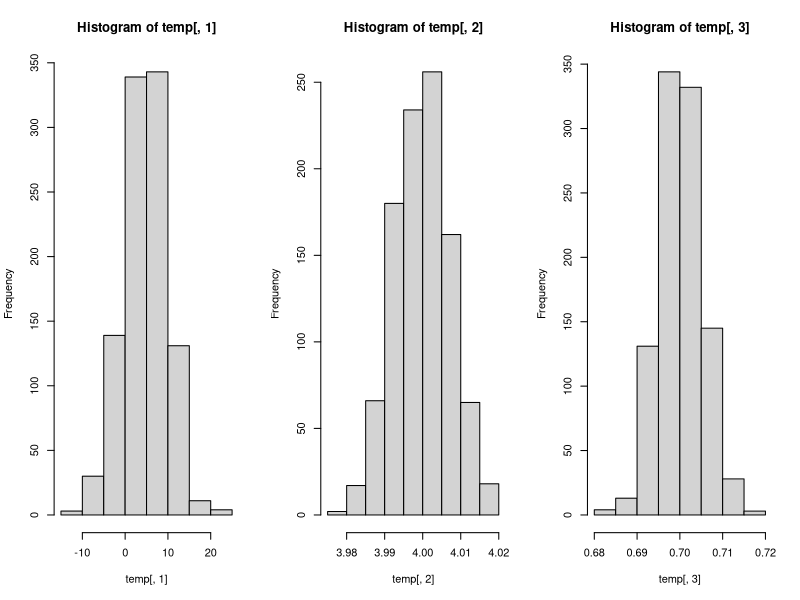

The R script that drew this image:
## ---- chunk 1

system.time({
  
n=1e4 # sample size
reps <- 1e3 # number of ols iterations
i <- 1
temp <- matrix(nrow = reps, ncol = 3)

for(i in 1:reps){
  
e <- rnorm(n=n, mean=0, sd=5)
x1 <- rnorm(n=n, mean=100, sd=7)
x2 <- rnorm(n=n, mean=1000, sd=10)

y <- 5+ 4* x1+ 0.7* x2 +e

X <- matrix(c(rep(1, n), x1, x2), nrow=n, ncol=3)

b_ols <- solve(crossprod(X, X)) %*% crossprod(X, y)

temp[i, 1] <- b_ols[1]
temp[i, 2] <- b_ols[2]
temp[i, 3] <- b_ols[3]


i <- i+1
}
})
  
dimnames(temp) <- list(c(), c("beta_0", "beta_1", "beta_2"))
  
mu_betas <- list()
mu_betas$beta_0 <- mean(temp[,1])
mu_betas$beta_1 <- mean(temp[,2])
mu_betas$beta_2 <- mean(temp[,3])
mu_betas

## ---- chunk 2

# beta_0 <- mean(temp[,1])
# beta_1 <- mean(temp[,2])
# beta_2 <- mean(temp[,3])

par(mfrow=c(1,3))
hist(temp[,1])
hist(temp[,2])
hist(temp[,3])

# beta_0
# beta_1
# beta_2

